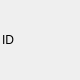
<?xml version="1.0" encoding="UTF-8"?>
<ui version="4.0">
 <class>ForceSensor</class>
 <widget class="QWidget" name="ForceSensor">
  <property name="geometry">
   <rect>
    <x>0</x>
    <y>0</y>
    <width>80</width>
    <height>80</height>
   </rect>
  </property>
  <property name="windowTitle">
   <string>Form</string>
  </property>
  <layout class="QVBoxLayout" name="verticalLayout">
   <property name="spacing">
    <number>2</number>
   </property>
   <property name="leftMargin">
    <number>2</number>
   </property>
   <property name="topMargin">
    <number>2</number>
   </property>
   <property name="rightMargin">
    <number>2</number>
   </property>
   <property name="bottomMargin">
    <number>2</number>
   </property>
   <item>
    <widget class="QLabel" name="idLabel">
     <property name="styleSheet">
      <string notr="true"/>
     </property>
     <property name="text">
      <string>ID</string>
     </property>
    </widget>
   </item>
  </layout>
 </widget>
 <resources/>
 <connections/>
</ui>
